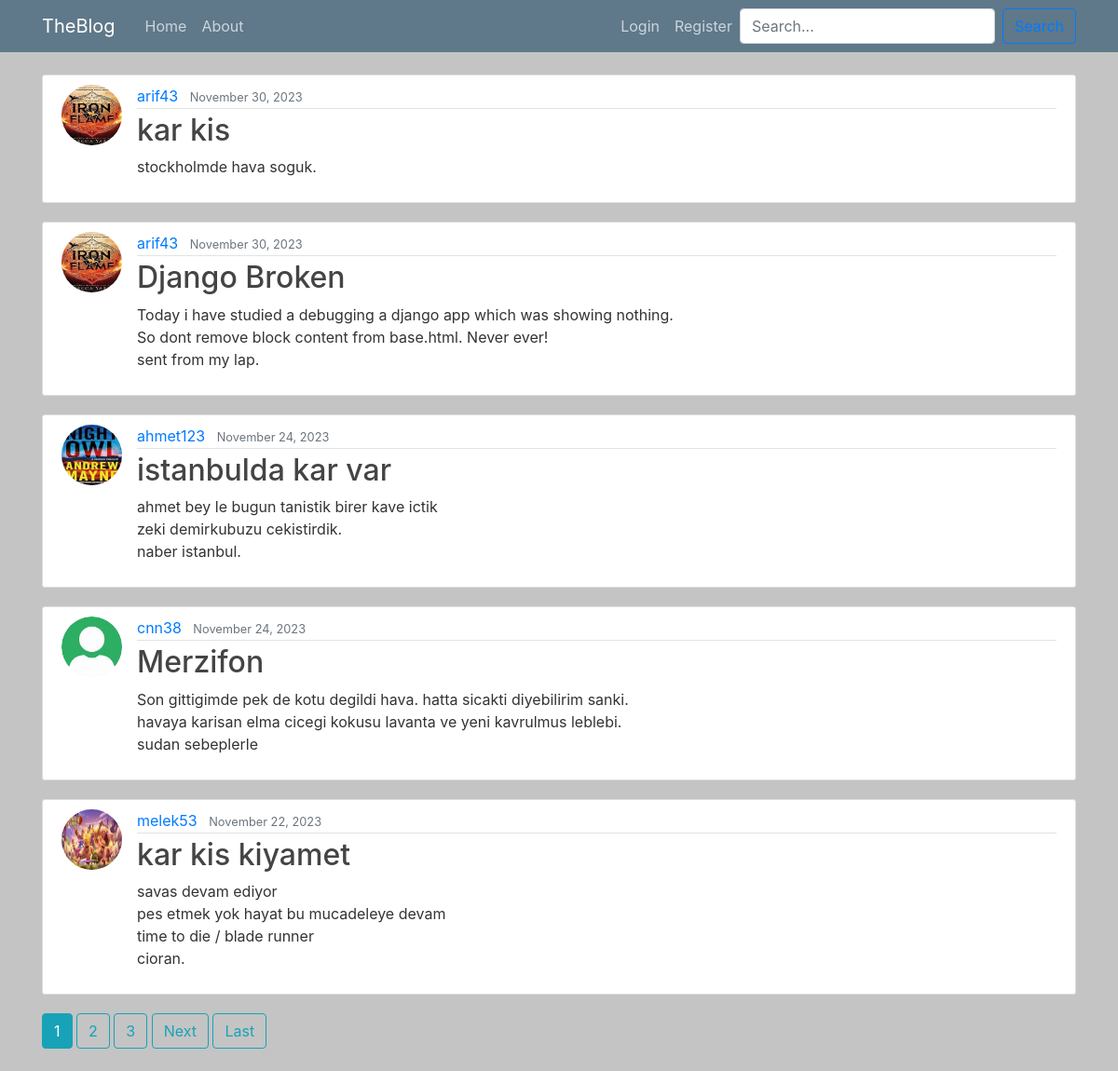
The page / on the database its author committed.
### blog/models.py (models this page shows, shortened)
class Post(models.Model):
    title = models.CharField(max_length=80)
    content = models.TextField()
    date_posted = models.DateTimeField(default = timezone.now)
    author = models.ForeignKey(User, on_delete=models.CASCADE)
    likes = models.ManyToManyField(User, related_name='blogpost_like')

### users/models.py (models this page shows, shortened)
class Profile(models.Model):
    user = models.OneToOneField(User, on_delete=models.CASCADE)
    image = models.ImageField(default='default.jpg', upload_to='profile_pics')

### blog/views.py (the view)
# urls.py: path('', PostListView.as_view(), name='blog-home'),
class PostListView(ListView):
    model = Post
    template_name = 'blog/home.html'
    context_object_name = 'posts'
    ordering = ['-date_posted']
    paginate_by = 5

### blog/templates/blog/home.html (shortened to what this page needs)
{% extends 'blog/base.html' %}
{% block content %}
    {% for post in posts %}
        <article class="media content-section">
        <img class='rounded-circle article-img' src='{{ post.author.profile.image.url }}'>
        <div class="media-body">
            <div class="article-metadata">
                <a class="mr-2" href="{% url 'user-posts' post.author.username %}">{{ post.author }}</a>
                <small class="text-muted">{{ post.date_posted|date:"F d, Y" }}</small>
            </div>
            <h2><a class="article-title" href="{% url 'post-detail' post.id %}">{{ post.title }}</a></h2>
            <p class="article-content">{{ post.content }}</p>
        </div>
        </article>
    {% endfor %}
    {% if is_paginated %}
            {% for num in page_obj.paginator.page_range %}
                {% if page_obj.number == num %}
                    <a class="btn btn-info mb-4" href="?page={{ num }}">{{ num }}</a>
                {% elif num > page_obj.number|add:'-3' and num < page_obj.number|add:'3' %}
                    <a class="btn btn-outline-info mb-4" href="?page={{ num }}">{{ num }}</a>
                {% endif %}
            {% endfor%}
            {% if page_obj.has_next %}
                <a class="btn btn-outline-info mb-4" href="?page={{ page_obj.next_page_number }}">Next</a>
                <a class="btn btn-outline-info mb-4" href="?page={{ page_obj.paginator.num_pages }}">Last</a>
            {% endif %}
    {% endif %}
{% endblock content %}

### blog/templates/blog/base.html (shortened to what this page needs)
{% load static %}
<!doctype html>
<html lang="en">
  <head>
    <link rel="stylesheet" href="https://cdn.jsdelivr.net/npm/bootstrap@4.0.0/dist/css/bootstrap.min.css">
    <link rel="stylesheet" type="text/css" href="{% static 'blog/main.css' %}" ></link>
</head>
<body style="background-color:#c4c4c4">
    <header class="site-header">
        <nav class="navbar navbar-expand-md navbar-dark bg-steel fixed-top">
            <div class="container">
                <a class="navbar-brand mr-4" href="{% url 'blog-home' %}">TheBlog</a>
                <div class="collapse navbar-collapse" id="navbarToggle">
                    <div class="navbar-nav mr-auto">
                        <a class="nav-item nav-link" href="{% url 'blog-home' %}">Home</a>
                        <a class="nav-item nav-link" href="{% url 'blog-about' %}">About</a>
                    </div>
                    <div class="navbar-nav">
                    {% if user.is_authenticated %}
                        <a class="nav-item nav-link" href="{% url 'post-create' %}">New post</a>
                        <a class="nav-item nav-link" href="{% url 'profile' %}">Profile</a>
                        <a class="nav-item nav-link" href="{% url 'logout' %}">Logout</a>
                    {% else %}
                        <a class="nav-item nav-link" href="{% url 'login' %}">Login</a>
                        <a class="nav-item nav-link" href="{% url 'register' %}">Register</a>
                    {% endif %}
                    </div>
                </div>
                <form class="form-inline my-2 my-lg-0" action="{% url 'search_results' %}" method="get">
                    <input name="q" class="form-control mr-sm-2" type="search" placeholder="Search..." aria-label="Search">
                    <button class="btn btn-outline-primary my-2 my-sm-0" type="submit">Search</button>
                </form>
            </div>
        </nav>
    </header>
    <main role="main" class="container">
    <div class="row">
        <div class="col-md-12">
        {% block content %}{% endblock %}
        </div>
    </div>
    </main>
</body>
</html>

### blog/static/blog/main.css (style rules this page uses)
body { background: #fafafa; color: #333333; margin-top: 5rem; }
h1, h2, h3, h4, h5, h6 { color: #444444; }
.bg-steel { background-color: #5f788a; }
.site-header .navbar-nav .nav-link { color: #cbd5db; }
.content-section { background: #ffffff; padding: 10px 20px; border: 1px solid #dddddd; border-radius: 3px; margin-bottom: 20px; }
.article-title { color: #444444; }
.article-content { white-space: pre-line; }
.article-img { height: 65px; width: 65px; margin-right: 16px; }
.article-metadata { padding-bottom: 1px; margin-bottom: 4px; border-bottom: 1px solid #e3e3e3 }

### rows shown on the page
Post: author.profile.image (picture), author "arif43", date_posted "November 30, 2023", title "kar kis", content "stockholmde hava soguk."
Post: author.profile.image (picture), author "arif43", date_posted "November 30, 2023", title "Django Broken", content "Today i have studied a debugging a django app which was showing nothing. So dont remove block content from base.html. Never ever! sent from my lap."
Post: author.profile.image (picture), author "ahmet123", date_posted "November 24, 2023", title "istanbulda kar var", content "ahmet bey le bugun tanistik birer kave ictik zeki demirkubuzu cekistirdik. naber istanbul."
Post: author.profile.image (placeholder picture), author "cnn38", date_posted "November 24, 2023", title "Merzifon", content "Son gittigimde pek de kotu degildi hava. hatta sicakti diyebilirim sanki. havaya karisan elma cicegi kokusu lavanta ve yeni kavrulmus leblebi. sudan sebeplerle"
Post: author.profile.image (picture), author "melek53", date_posted "November 22, 2023", title "kar kis kiyamet", content "savas devam ediyor pes etmek yok hayat bu mucadeleye devam time to die / blade runner cioran."

### other values the page prints
{{ num }} "1"
{{ num }} "2" "3"
